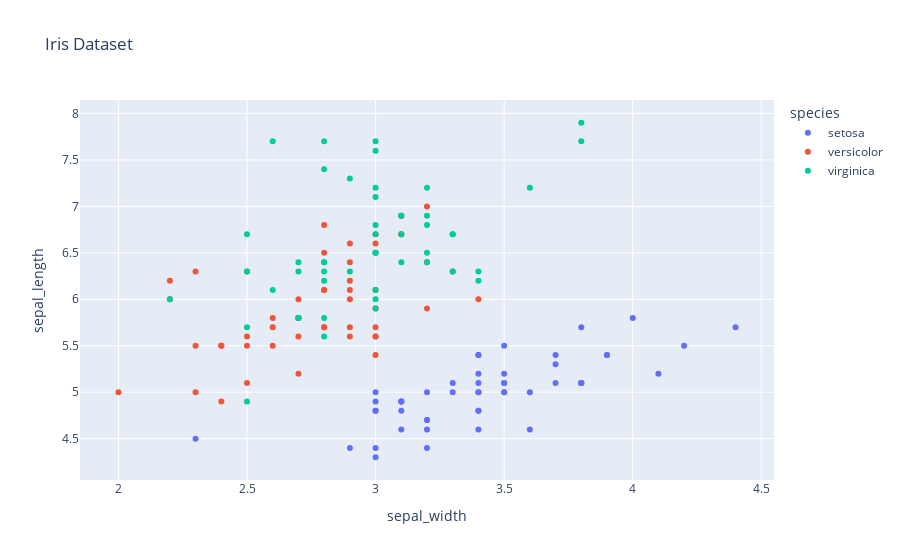

The notebook cell this image was saved under:
### Code cell
df = px.data.iris()
fig = px.scatter(df, x='sepal_width',
                 y='sepal_length', color= 'species', title='Iris Dataset')
fig.show()

### Figure 1 — Plotly figure (JSON) as saved in the notebook; plotly's stock layout.template omitted (floating-point values rounded to 4 significant figures)
{"data": [{"hovertemplate": "species=setosa<br>sepal_width=%{x}<br>sepal_length=%{y}<extra></extra>", "legendgroup": "setosa", "marker": {"color": "#636efa", "symbol": "circle"}, "mode": "markers", "name": "setosa", "orientation": "v", "showlegend": true, "type": "scatter", "x": [3.5, 3, 3.2, 3.1, 3.6, 3.9, 3.4, 3.4, 2.9, 3.1, 3.7, 3.4, 3, 3, 4, 4.4, 3.9, 3.5, 3.8, 3.8, 3.4, 3.7, 3.6, 3.3, 3.4, 3, 3.4, 3.5, 3.4, 3.2, 3.1, 3.4, 4.1, 4.2, 3.1, 3.2, 3.5, 3.1, 3, 3.4, 3.5, 2.3, 3.2, 3.5, 3.8, 3, 3.8, 3.2, 3.7, 3.3], "xaxis": "x", "y": [5.1, 4.9, 4.7, 4.6, 5, 5.4, 4.6, 5, 4.4, 4.9, 5.4, 4.8, 4.8, 4.3, 5.8, 5.7, 5.4, 5.1, 5.7, 5.1, 5.4, 5.1, 4.6, 5.1, 4.8, 5, 5, 5.2, 5.2, 4.7, 4.8, 5.4, 5.2, 5.5, 4.9, 5, 5.5, 4.9, 4.4, 5.1, 5, 4.5, 4.4, 5, 5.1, 4.8, 5.1, 4.6, 5.3, 5], "yaxis": "y"}, {"hovertemplate": "species=versicolor<br>sepal_width=%{x}<br>sepal_length=%{y}<extra></extra>", "legendgroup": "versicolor", "marker": {"color": "#EF553B", "symbol": "circle"}, "mode": "markers", "name": "versicolor", "orientation": "v", "showlegend": true, "type": "scatter", "x": [3.2, 3.2, 3.1, 2.3, 2.8, 2.8, 3.3, 2.4, 2.9, 2.7, 2, 3, 2.2, 2.9, 2.9, 3.1, 3, 2.7, 2.2, 2.5, 3.2, 2.8, 2.5, 2.8, 2.9, 3, 2.8, 3, 2.9, 2.6, 2.4, 2.4, 2.7, 2.7, 3, 3.4, 3.1, 2.3, 3, 2.5, 2.6, 3, 2.6, 2.3, 2.7, 3, 2.9, 2.9, 2.5, 2.8], "xaxis": "x", "y": [7, 6.4, 6.9, 5.5, 6.5, 5.7, 6.3, 4.9, 6.6, 5.2, 5, 5.9, 6, 6.1, 5.6, 6.7, 5.6, 5.8, 6.2, 5.6, 5.9, 6.1, 6.3, 6.1, 6.4, 6.6, 6.8, 6.7, 6, 5.7, 5.5, 5.5, 5.8, 6, 5.4, 6, 6.7, 6.3, 5.6, 5.5, 5.5, 6.1, 5.8, 5, 5.6, 5.7, 5.7, 6.2, 5.1, 5.7], "yaxis": "y"}, {"hovertemplate": "species=virginica<br>sepal_width=%{x}<br>sepal_length=%{y}<extra></extra>", "legendgroup": "virginica", "marker": {"color": "#00cc96", "symbol": "circle"}, "mode": "markers", "name": "virginica", "orientation": "v", "showlegend": true, "type": "scatter", "x": [3.3, 2.7, 3, 2.9, 3, 3, 2.5, 2.9, 2.5, 3.6, 3.2, 2.7, 3, 2.5, 2.8, 3.2, 3, 3.8, 2.6, 2.2, 3.2, 2.8, 2.8, 2.7, 3.3, 3.2, 2.8, 3, 2.8, 3, 2.8, 3.8, 2.8, 2.8, 2.6, 3, 3.4, 3.1, 3, 3.1, 3.1, 3.1, 2.7, 3.2, 3.3, 3, 2.5, 3, 3.4, 3], "xaxis": "x", "y": [6.3, 5.8, 7.1, 6.3, 6.5, 7.6, 4.9, 7.3, 6.7, 7.2, 6.5, 6.4, 6.8, 5.7, 5.8, 6.4, 6.5, 7.7, 7.7, 6, 6.9, 5.6, 7.7, 6.3, 6.7, 7.2, 6.2, 6.1, 6.4, 7.2, 7.4, 7.9, 6.4, 6.3, 6.1, 7.7, 6.3, 6.4, 6, 6.9, 6.7, 6.9, 5.8, 6.8, 6.7, 6.7, 6.3, 6.5, 6.2, 5.9], "yaxis": "y"}], "layout": {"autosize": true, "legend": {"title": {"text": "species"}, "tracegroupgap": 0}, "title": {"text": "Iris Dataset"}, "xaxis": {"anchor": "y", "autorange": true, "domain": [0, 1], "range": [1.854, 4.546], "title": {"text": "sepal_width"}, "type": "linear"}, "yaxis": {"anchor": "x", "autorange": true, "domain": [0, 1], "range": [4.003, 8.197], "title": {"text": "sepal_length"}, "type": "linear"}}}
